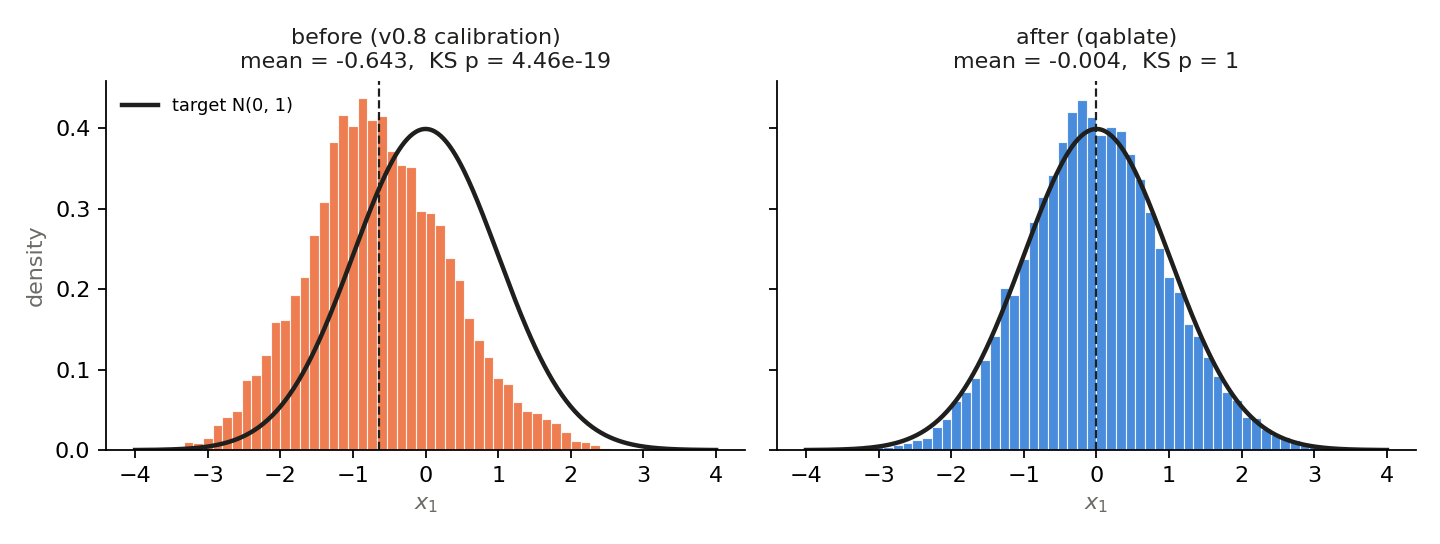

Generate this figure with Python:
"""Figure: the random-circuit proposal before and after the QM-1 fix.

Target: N(0, 1) in 2 dimensions, step 0.2 sigma, 6 chains x 4000 steps,
seed 7, statevector route (the thesis default). "Before" reproduces the
v0.8 calibration (subtract the empirical mean of 1024 calibration draws,
no random sign); "after" is qablate's RandomCircuitProposal.

    python docs/figures/qm1_stationarity.py   ->  docs/figures/qm1_stationarity.{png,pdf}
"""
import os

import matplotlib

matplotlib.use("Agg")
import matplotlib.pyplot as plt  # noqa: E402
import numpy as np  # noqa: E402
from scipy import stats  # noqa: E402

from qablate import MetropolisHastings, RandomCircuitProposal, diagnostics  # noqa: E402

HERE = os.path.dirname(os.path.abspath(__file__))
BLUE, ORANGE, INK, MUTED = "#2a78d6", "#eb6834", "#1f1f1e", "#6b6a64"


class LegacyCalibration(RandomCircuitProposal):
    """v0.8 behaviour, for this figure only: empirical mean subtracted, no sign."""

    def _setup(self, ndim, rng):
        super()._setup(ndim, rng)
        raw = self._raw(self.n_calibration, rng)
        self.mu, self.rms = raw.mean(axis=0), raw.std(axis=0)

    def increments(self, n, rng):
        out = []
        while len(out) < n:
            if not self._queue:
                self._queue = list((self._raw(self.block_size, rng) - self.mu) / self.rms)
            out.append(self._queue.pop())
        return np.array(out)


def run(prop):
    mh = MetropolisHastings(lambda x: -0.5 * np.sum(x ** 2, axis=1), 2, 6, proposal=prop, rng=7)
    mh.run_mcmc(np.zeros((6, 2)), 4500)
    return mh.get_chain(discard=500)


def main():
    step = 0.2
    chains = {"before (v0.8 calibration)": run(LegacyCalibration(step, route="statevector")),
              "after (qablate)": run(RandomCircuitProposal(step, route="statevector"))}
    fig, axes = plt.subplots(1, 2, figsize=(9, 3.4), sharey=True)
    x = np.linspace(-4, 4, 400)
    for ax, (label, ch), color in zip(axes, chains.items(), (ORANGE, BLUE), strict=True):
        s = ch[:, :, 1].ravel()
        ess = diagnostics.ess(np.swapaxes(ch, 0, 1))[1]
        thin = int(np.ceil(s.size / ess))                 # ~independent draws
        p = stats.kstest(ch[::thin, :, 1].ravel(), "norm").pvalue
        ax.hist(s, bins=60, range=(-4, 4), density=True, color=color, alpha=0.85,
                edgecolor="white", linewidth=0.5)
        ax.plot(x, stats.norm.pdf(x), color=INK, lw=2, label="target N(0, 1)")
        ax.axvline(s.mean(), color=INK, lw=1, ls="--")
        ax.set_title(f"{label}\nmean = {s.mean():+.3f},  KS p = {p:.3g}", fontsize=10, color=INK)
        ax.set_xlabel(r"$x_1$", color=MUTED)
        for sp in ("top", "right"):
            ax.spines[sp].set_visible(False)
    axes[0].set_ylabel("density", color=MUTED)
    axes[0].legend(frameon=False, fontsize=8, loc="upper left")
    fig.tight_layout()
    for ext in ("png", "pdf"):
        fig.savefig(os.path.join(HERE, f"qm1_stationarity.{ext}"), dpi=160)


if __name__ == "__main__":
    main()
